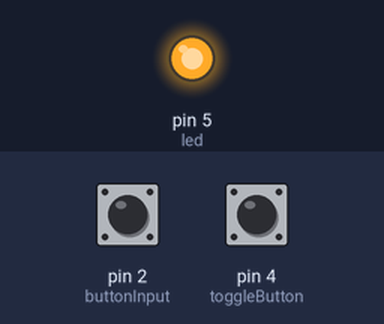
The sketch below on a simulated Arduino Uno, built with avr-gcc and run on an emulated ATmega328P. Parts: output pins drawn as LEDs (lit = HIGH). Dashed ring = blinking. Inputs (shaded band) come from the test bench; at power-on: pin 4 (toggleButton) HIGH, pin 2 (buttonInput) HIGH.

Above: at 1.2 s.
1.3 s: pin 4 (toggleButton) pulled LOW for 1 s
At 1.55 s:
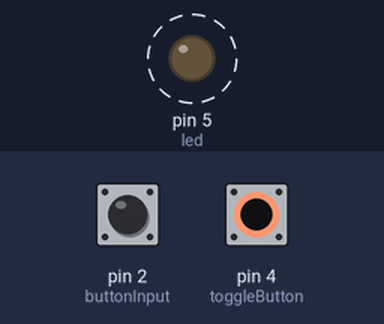
4.3 s: pin 4 (toggleButton) pulled LOW for 3.2 s
At 8.0 s:
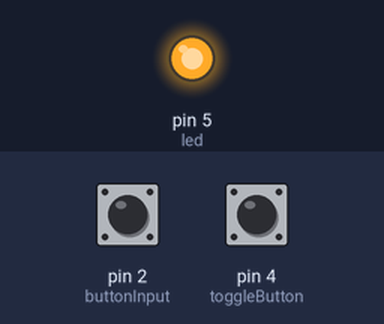
Timing chart, 0 to 9.5 s (numbered marks = the images above; inputs shaded):
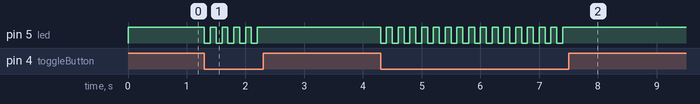

Measured:
- after the input at 1.3 s, pin 5 (led): alternates HIGH for 0.10 s and LOW for 0.10 s, 10 changes in all, then stays HIGH, starting at once
- after the input at 4.3 s, pin 5 (led): alternates HIGH for 0.10 s and LOW for 0.10 s, 32 changes in all, then stays HIGH, starting at once

The sketch:

task_1.ino
```cpp
//Connect led to GPIO5
#define led 5
//Connect button to GPIO2
#define buttonInput 2
//Connect another toggle button to GPIO4
#define toggleButton 4

//All buttons and leds are connected on the other end to the GROUND pin.

bool toggleState = true;

void setup() {
  // put your setup code here, to run once:
  pinMode(led, OUTPUT);
  pinMode(buttonInput, INPUT_PULLUP);
  pinMode(toggleButton, INPUT_PULLUP);
}

void loop() {
  // put your main code here, to run repeatedly:
  int button1 = digitalRead(buttonInput);
  int button2 = digitalRead(toggleButton);

  //Detect if toggle button is pressed
  //Implemet debouncing here
  if (button2 == 0) {
    toggleState = !toggleState;
  }

  //Detect if switch is on, responsive button is pressed or led is togglen on
  if (button1 == 0 || toggleState) {
    digitalWrite(led, HIGH);
  }
  else {
    digitalWrite(led, LOW);
  }

  //Short delay
  delay(100);
}
```
